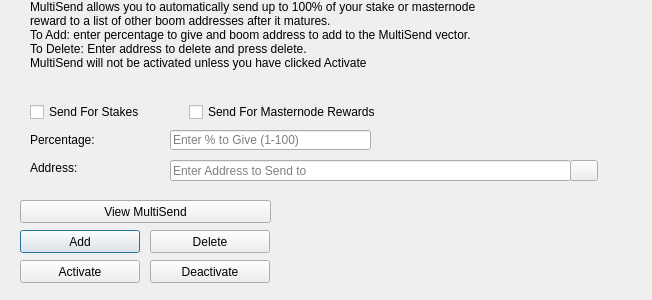
<?xml version="1.0" encoding="UTF-8"?>
<ui version="4.0">
 <class>MultiSendDialog</class>
 <widget class="QDialog" name="MultiSendDialog">
  <property name="windowModality">
   <enum>Qt::NonModal</enum>
  </property>
  <property name="geometry">
   <rect>
    <x>0</x>
    <y>0</y>
    <width>652</width>
    <height>300</height>
   </rect>
  </property>
  <property name="windowTitle">
   <string>MultiSend</string>
  </property>
  <widget class="QLineEdit" name="multiSendPercentEdit">
   <property name="geometry">
    <rect>
     <x>170</x>
     <y>130</y>
     <width>201</width>
     <height>20</height>
    </rect>
   </property>
   <property name="toolTip">
    <string>Enter whole numbers 1 - 100</string>
   </property>
   <property name="placeholderText">
    <string>Enter % to Give (1-100)</string>
   </property>
  </widget>
  <widget class="QLineEdit" name="multiSendAddressEdit">
   <property name="geometry">
    <rect>
     <x>170</x>
     <y>160</y>
     <width>401</width>
     <height>21</height>
    </rect>
   </property>
   <property name="toolTip">
    <string/>
   </property>
   <property name="placeholderText">
    <string>Enter Address to Send to</string>
   </property>
  </widget>
  <widget class="QLabel" name="label_2">
   <property name="geometry">
    <rect>
     <x>30</x>
     <y>0</y>
     <width>451</width>
     <height>121</height>
    </rect>
   </property>
   <property name="lineWidth">
    <number>1</number>
   </property>
   <property name="text">
    <string>MultiSend allows you to automatically send up to 100% of your stake or masternode reward to a list of other boom addresses after it matures.
To Add: enter percentage to give and boom address to add to the MultiSend vector.
To Delete: Enter address to delete and press delete.
MultiSend will not be activated unless you have clicked Activate</string>
   </property>
   <property name="alignment">
    <set>Qt::AlignLeading|Qt::AlignLeft|Qt::AlignTop</set>
   </property>
   <property name="wordWrap">
    <bool>true</bool>
   </property>
  </widget>
  <widget class="QLabel" name="message">
   <property name="geometry">
    <rect>
     <x>290</x>
     <y>200</y>
     <width>351</width>
     <height>91</height>
    </rect>
   </property>
   <property name="text">
    <string/>
   </property>
  </widget>
  <widget class="QPushButton" name="addButton">
   <property name="geometry">
    <rect>
     <x>20</x>
     <y>230</y>
     <width>120</width>
     <height>23</height>
    </rect>
   </property>
   <property name="toolTip">
    <string/>
   </property>
   <property name="statusTip">
    <string>Add to MultiSend Vector</string>
   </property>
   <property name="text">
    <string>Add</string>
   </property>
  </widget>
  <widget class="QPushButton" name="disableButton">
   <property name="geometry">
    <rect>
     <x>150</x>
     <y>260</y>
     <width>120</width>
     <height>23</height>
    </rect>
   </property>
   <property name="statusTip">
    <string>Deactivate MultiSend</string>
   </property>
   <property name="text">
    <string>Deactivate</string>
   </property>
  </widget>
  <widget class="QPushButton" name="addressBookButton">
   <property name="geometry">
    <rect>
     <x>570</x>
     <y>160</y>
     <width>28</width>
     <height>21</height>
    </rect>
   </property>
   <property name="toolTip">
    <string>Choose an address from the address book</string>
   </property>
   <property name="text">
    <string/>
   </property>
   <property name="icon">
    <iconset resource="../boom.qrc">
     <normaloff>:/icons/address-book</normaloff>:/icons/address-book</iconset>
   </property>
   <property name="shortcut">
    <string>Alt+A</string>
   </property>
   <property name="autoDefault">
    <bool>false</bool>
   </property>
  </widget>
  <widget class="QLabel" name="label">
   <property name="geometry">
    <rect>
     <x>30</x>
     <y>130</y>
     <width>121</width>
     <height>20</height>
    </rect>
   </property>
   <property name="toolTip">
    <string>Percentage of stake to send</string>
   </property>
   <property name="text">
    <string>Percentage:</string>
   </property>
  </widget>
  <widget class="QLabel" name="label_5">
   <property name="geometry">
    <rect>
     <x>30</x>
     <y>160</y>
     <width>111</width>
     <height>16</height>
    </rect>
   </property>
   <property name="toolTip">
    <string>Address to send portion of stake to</string>
   </property>
   <property name="text">
    <string>Address:</string>
   </property>
  </widget>
  <widget class="QPushButton" name="deleteButton">
   <property name="geometry">
    <rect>
     <x>150</x>
     <y>230</y>
     <width>120</width>
     <height>23</height>
    </rect>
   </property>
   <property name="toolTip">
    <string/>
   </property>
   <property name="statusTip">
    <string>Delete Address From MultiSend Vector</string>
   </property>
   <property name="text">
    <string>Delete</string>
   </property>
  </widget>
  <widget class="QPushButton" name="activateButton">
   <property name="geometry">
    <rect>
     <x>20</x>
     <y>260</y>
     <width>120</width>
     <height>23</height>
    </rect>
   </property>
   <property name="statusTip">
    <string>Activate MultiSend</string>
   </property>
   <property name="text">
    <string>Activate</string>
   </property>
  </widget>
  <widget class="QPushButton" name="viewButton">
   <property name="geometry">
    <rect>
     <x>20</x>
     <y>200</y>
     <width>251</width>
     <height>23</height>
    </rect>
   </property>
   <property name="toolTip">
    <string/>
   </property>
   <property name="statusTip">
    <string>View MultiSend Vector</string>
   </property>
   <property name="text">
    <string>View MultiSend</string>
   </property>
  </widget>
  <widget class="QWidget" name="horizontalLayoutWidget">
   <property name="geometry">
    <rect>
     <x>30</x>
     <y>100</y>
     <width>351</width>
     <height>24</height>
    </rect>
   </property>
   <layout class="QHBoxLayout" name="horizontalLayout">
    <item>
     <widget class="QCheckBox" name="multiSendStakeCheckBox">
      <property name="text">
       <string>Send For Stakes</string>
      </property>
     </widget>
    </item>
    <item>
     <widget class="QCheckBox" name="multiSendMasternodeCheckBox">
      <property name="text">
       <string>Send For Masternode Rewards</string>
      </property>
     </widget>
    </item>
   </layout>
  </widget>
 </widget>
 <resources>
  <include location="../boom.qrc"/>
 </resources>
 <connections/>
</ui>
